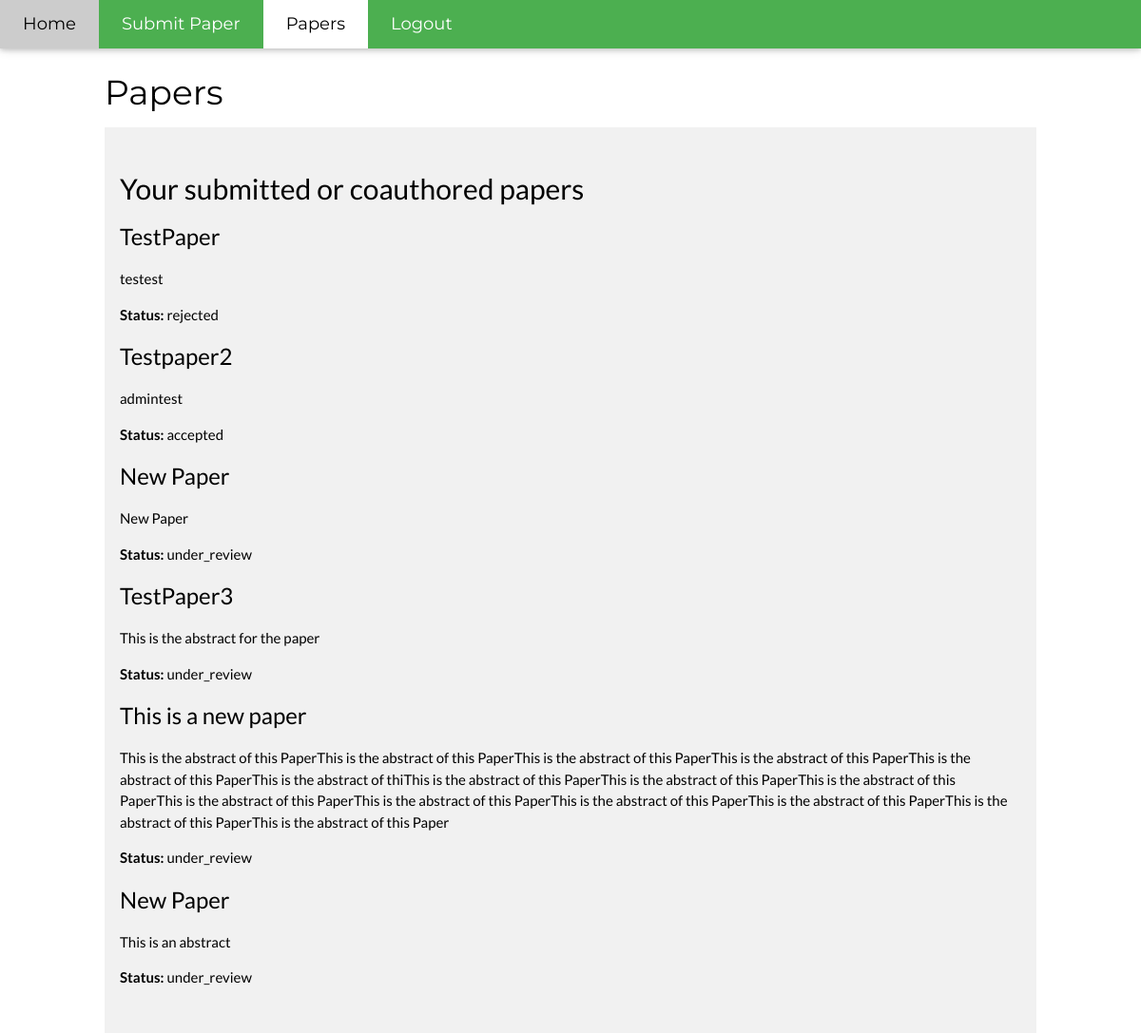
Before: /papers (signed in) with the older database file.
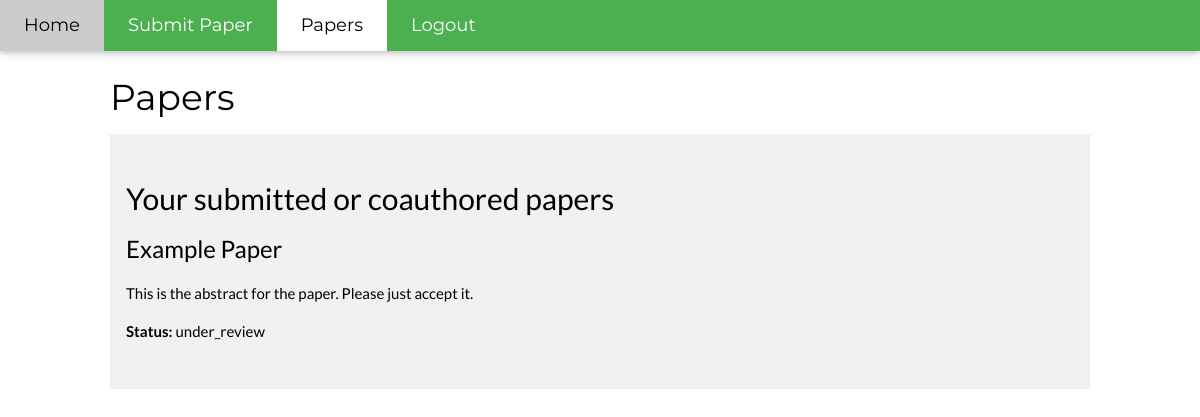
After: the same page with the newer database file.
### models.py (models this page shows, shortened)
class Paper(db.Model):
    __tablename__ = 'paper'
    id = db.Column(db.Integer, primary_key=True)
    status = db.Column(db.String(120), nullable=False)
    title = db.Column(db.String(120), nullable=False)
    abstract = db.Column(db.Text(500), nullable=False)
    authors = db.relationship('User', secondary=authors, lazy='subquery', backref=db.backref('papers', lazy=True))
    reviewers = db.relationship("Score", back_populates="paper")
    scores = db.relationship("Score", back_populates="paper")

### app.py (the view)
@app.route("/papers", methods=["GET"])
@check_authentification
def getPapersUserOverview():
    user = get_current_user()
    submitted_papers = Paper.query.filter(Paper.authors.any(id=user.id)).all()
    scores = user.scored_papers
    return render_template("papers.html", scores=scores, submitted_papers=submitted_papers)

### helper_functions.py (called while the page is built)
def logged_in():
    return "auth_user_id" in session

@app.context_processor
def add_template_variables():
    variables = dict()
    logged_in_bool = logged_in()
    variables["logged_in"] = logged_in()
    variables["request_path"] = str(request.path)
    if logged_in_bool:
        variables["current_user"] = get_current_user()
    return variables

def check_authentification(f):
    @wraps(f)
    def decorated_function(*args, **kwargs):
        if logged_in():
            return f(*args, **kwargs)
        else:
            flash({"formField" : "success", "message" : "You do not have access to this page."}, CssClasses.ERROR)
            return redirect(url_for("login"))
    return decorated_function

def get_current_user():
    return User.query.get(session["auth_user_id"])

### templates/papers.html (shortened to what this page needs)
{% extends "layout.html" %}
{% block body %}
    <h1>Papers</h1>
    <div class="w3-row-padding w3-light-grey w3-padding-32 w3-container">
      <h2>Your submitted or coauthored papers</h2>
      {% if submitted_papers|length == 0 %}
          <p>You haven't handed in anything</p>
      {% else %}
          {% for paper in submitted_papers %}
              <h3>{{ paper.title }}</h3>
              <p>{{ paper.abstract }}</p>
              <p><b>Status: </b>{{ paper.status }}</p>
          {% endfor %}
      {% endif %}
    </div>
{% endblock %}

Changed rows visible on the page:
removed Paper: title "Testpaper2", abstract "admintest", status "accepted"
removed Paper: title "New Paper", abstract "New Paper", status "under_review"
removed Paper: title "TestPaper3", abstract "This is the abstract for the paper", status "under_review"
removed Paper: title "This is a new paper", abstract "This is the abstract of this PaperThis is the abstract of this PaperThis is the abstract of this PaperThis is the abstract of this PaperThis is the abstract of this PaperThis is the abstract of thiThis is the abstract of this PaperThis is the abstract of this PaperThis is the abstract of this PaperThis is the abstract of this PaperThis is the abstract of this PaperThis is the abstract of this PaperThis is the abstract of this PaperThis is the abstract of this PaperThis is the abstract of this Paper", status "under_review"
removed Paper: title "New Paper", abstract "This is an abstract", status "under_review"
changed Paper: title "TestPaper" → "Example Paper"; abstract "testest" → "This is the abstract for the paper. Please just accept it."; status "rejected" → "under_review"
